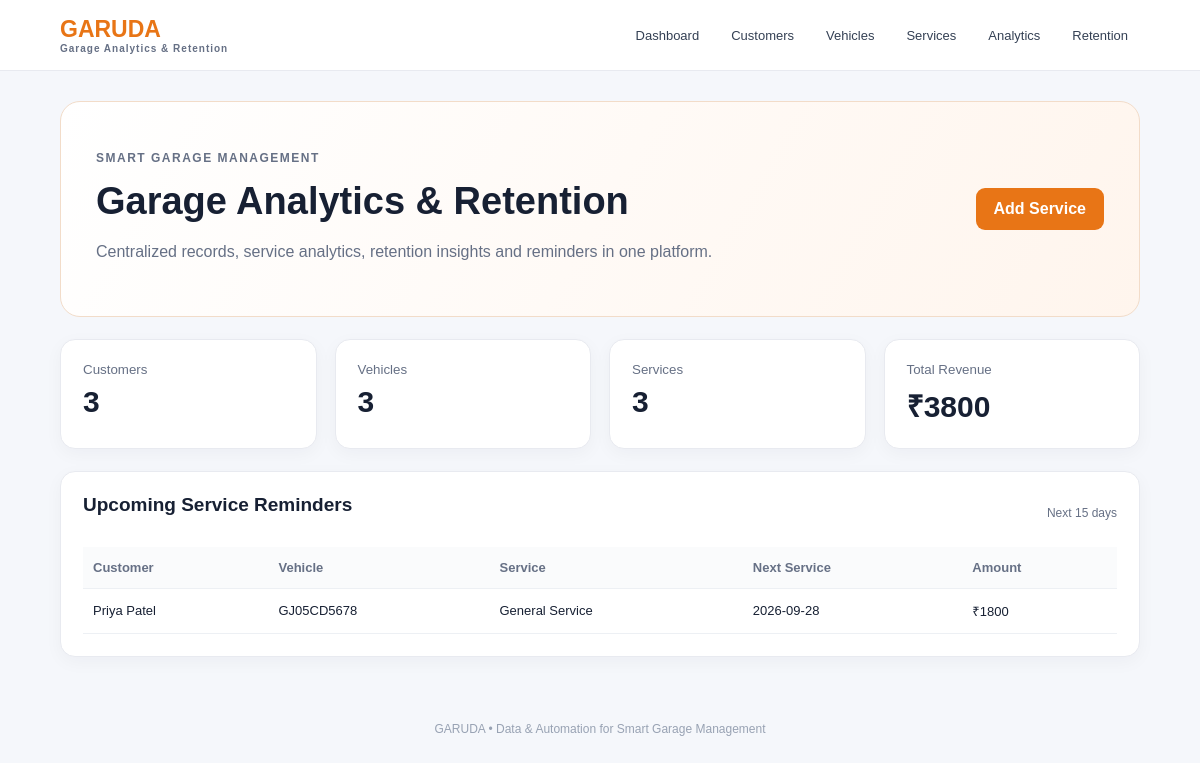
The page / on the database its author committed.
### tables this page shows
CREATE TABLE services(
        id INTEGER PRIMARY KEY AUTOINCREMENT,
        vehicle_id INTEGER NOT NULL REFERENCES vehicles(id) ON DELETE CASCADE, service_date TEXT NOT NULL,
        next_service TEXT NOT NULL, service_type TEXT,
        amount REAL DEFAULT 0, notes TEXT);

CREATE TABLE customers(
        id INTEGER PRIMARY KEY AUTOINCREMENT,
        name TEXT NOT NULL, phone TEXT, email TEXT);

CREATE TABLE vehicles(
        id INTEGER PRIMARY KEY AUTOINCREMENT,
        customer_id INTEGER NOT NULL REFERENCES customers(id) ON DELETE CASCADE, number TEXT NOT NULL,
        model TEXT, year INTEGER);

### app.py (the view)
@app.route("/")
def dashboard():
    con = db()
    customers = con.execute("SELECT COUNT(*) FROM customers").fetchone()[0]
    vehicles = con.execute("SELECT COUNT(*) FROM vehicles").fetchone()[0]
    services = con.execute("SELECT COUNT(*) FROM services").fetchone()[0]
    revenue = con.execute("SELECT COALESCE(SUM(amount),0) FROM services").fetchone()[0]
    upcoming = con.execute("""
        SELECT s.*,v.number,v.model,c.name FROM services s
        JOIN vehicles v ON s.vehicle_id=v.id JOIN customers c ON v.customer_id=c.id
        WHERE date(s.next_service)<=date('now','+15 day')
        ORDER BY date(s.next_service)""").fetchall()
    con.close()
    return render_template("dashboard.html", customers=customers, vehicles=vehicles,
                           services=services, revenue=revenue, upcoming=upcoming)

### app.py (called while the page is built)
def db():
    con = sqlite3.connect(DB)
    con.row_factory = sqlite3.Row
    return con

### templates/dashboard.html
{% extends "base.html" %}{% block content %}
<section class="hero"><div><p class="eyebrow">SMART GARAGE MANAGEMENT</p><h1>Garage Analytics & Retention</h1>
<p>Centralized records, service analytics, retention insights and reminders in one platform.</p></div><a class="btn" href="/services">Add Service</a></section>
<div class="cards"><div class="card"><small>Customers</small><b>{{customers}}</b></div><div class="card"><small>Vehicles</small><b>{{vehicles}}</b></div>
<div class="card"><small>Services</small><b>{{services}}</b></div><div class="card"><small>Total Revenue</small><b>₹{{"%.0f"|format(revenue)}}</b></div></div>
<section class="panel"><div class="section-title"><h2>Upcoming Service Reminders</h2><span>Next 15 days</span></div>
{% if upcoming %}<table><tr><th>Customer</th><th>Vehicle</th><th>Service</th><th>Next Service</th><th>Amount</th></tr>
{% for x in upcoming %}<tr><td>{{x.name}}</td><td>{{x.number}}</td><td>{{x.service_type}}</td><td>{{x.next_service}}</td><td>₹{{"%.0f"|format(x.amount)}}</td></tr>{% endfor %}</table>
{% else %}<div class="empty">No upcoming reminders.</div>{% endif %}</section>{% endblock %}

### static/style.css (style rules this page uses)
* { box-sizing:border-box }
body { margin:0;font-family:Arial,Helvetica,sans-serif;background:#f5f7fb;color:#172033 }
.hero { background:linear-gradient(120deg,#fff,#fff5ed);border:1px solid #f2dcc9;border-radius:20px;padding:35px;display:flex;justify-content:space-between;align-items:center;gap:25px }
.hero h1 { font-size:38px;margin:5px 0 12px }
.hero p { max-width:680px;color:#667085;line-height:1.6 }
.eyebrow { color:#e87516;font-size:12px;font-weight:800;letter-spacing:1.5px }
.btn,.small-btn { border:0;background:#e87516;color:white;padding:12px 18px;border-radius:9px;text-decoration:none;cursor:pointer;font-weight:700 }
.cards { display:grid;grid-template-columns:repeat(4,1fr);gap:18px;margin:22px 0 }
.card,.panel,.form-card { background:#fff;border:1px solid #e8eaf0;border-radius:15px;padding:22px;box-shadow:0 5px 18px rgba(20,30,50,.04) }
.card small { display:block;color:#667085 }
.card b { font-size:30px;display:block;margin-top:8px }
.section-title,.page-head { display:flex;justify-content:space-between;align-items:center;margin-bottom:15px }
.section-title span { font-size:12px;color:#667085 }
.panel { margin-top:20px }
.panel h2,.form-card h2 { margin-top:0;font-size:19px }
table { width:100%;border-collapse:collapse;font-size:13px }
th,td { text-align:left;padding:13px 10px;border-bottom:1px solid #edf0f4 }
th { color:#667085;background:#fafbfc }

### rows shown on the page
services: name "Priya Patel", number "GJ05CD5678", service_type "General Service", next_service "2026-09-28", amount "1800"

### other values the page prints
{{ customers }} "3"
{{ vehicles }} "3"
{{ services }} "3"
{{ "%.0f"|format(revenue) }} "3800"
